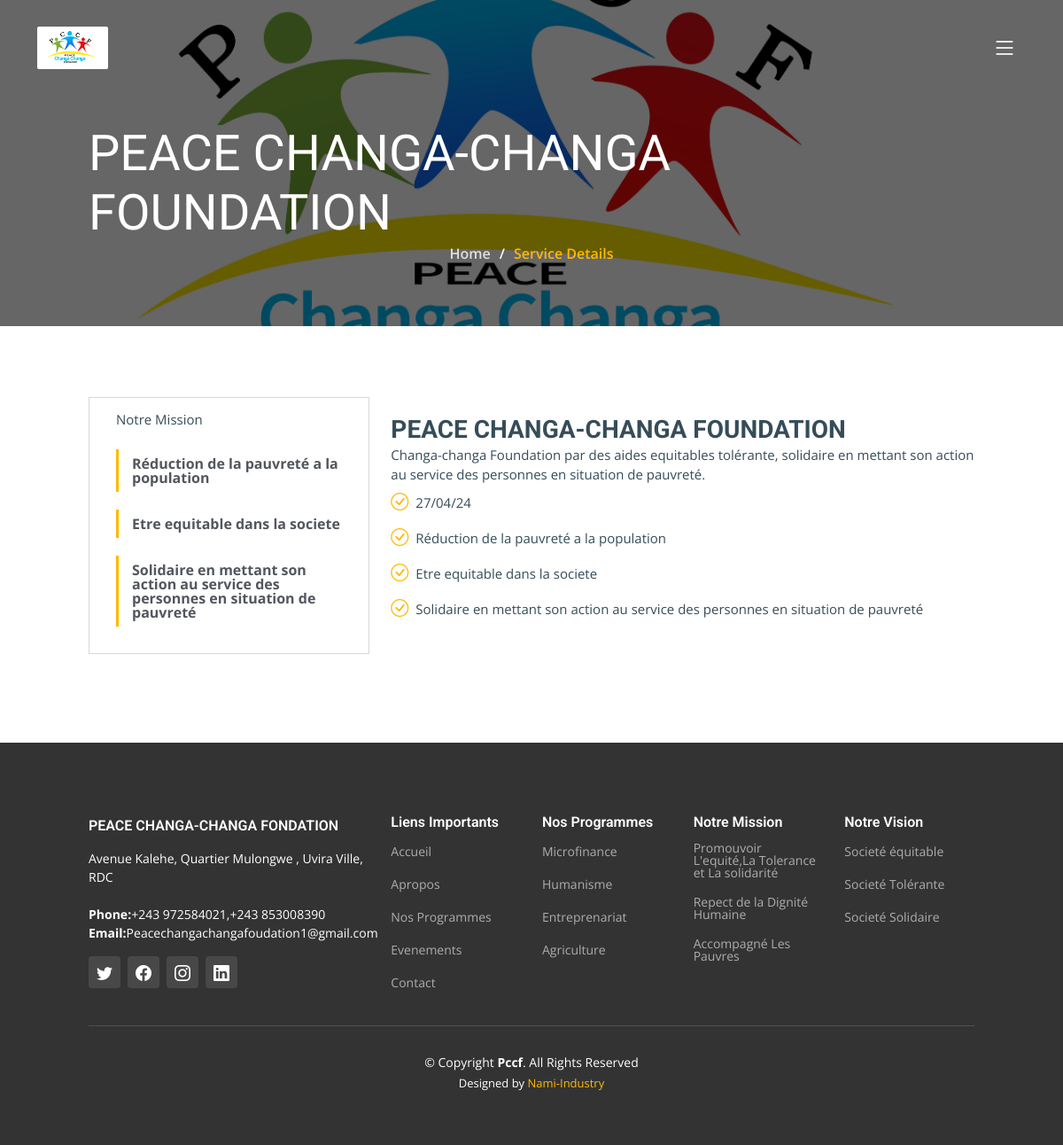
The app's page /project-detailsMicro?programdetail=2 with its own data.
### tables this page shows
CREATE TABLE `tbl_programs` (
  `id_pro` int(250) NOT NULL,
  `util_id` int(250) DEFAULT NULL,
  `titre_pro` varchar(200) DEFAULT NULL,
  `image_pro` varchar(200) DEFAULT NULL,
  `content_pro` varchar(200) DEFAULT NULL,
  `status_pro` varchar(20) DEFAULT NULL,
  `datepub_pro` varchar(20) DEFAULT NULL
);

CREATE TABLE `tbl_mission_programme` (
  `id_mp` int(250) NOT NULL,
  `id_pro` int(250) NOT NULL,
  `titre1_mp` varchar(250) NOT NULL,
  `titre2_mp` varchar(250) NOT NULL,
  `titre3_mp` varchar(250) NOT NULL,
  `titre4_mp` varchar(250) NOT NULL
);

CREATE TABLE `tbl_contact` (
  `id_co` int(250) NOT NULL,
  `email_co` varchar(222) NOT NULL,
  `address_co` varchar(222) NOT NULL,
  `numero_co` varchar(222) NOT NULL
);

### view/project-details.view.php (the view, shortened to what this page needs)
<!DOCTYPE html>
<html lang="en">
<head>
  <link href="assets/vendor/bootstrap/css/bootstrap.min.css" rel="stylesheet">
  <link href="assets/vendor/bootstrap-icons/bootstrap-icons.css" rel="stylesheet">
  <link href="assets/vendor/fontawesome-free/css/all.min.css" rel="stylesheet">
  <link href="assets/vendor/aos/aos.css" rel="stylesheet">
  <link href="assets/vendor/glightbox/css/glightbox.min.css" rel="stylesheet">
  <link href="assets/vendor/swiper/swiper-bundle.min.css" rel="stylesheet">
  <link href="assets/css/main.css" rel="stylesheet">
  <script src="https://cdn.tailwindcss.com"></script>
</head>
  <header id="header" class="header d-flex align-items-center">
    <div class="container-fluid container-xl d-flex align-items-center justify-content-between">
      <a href="index" class="">
        <div>
        <img src="assets/img/logo3.png" class="w-20 h-10 h-12 rounded-sm" alt="">
        </div>
      </a>
      <i class="mobile-nav-toggle mobile-nav-show bi bi-list"></i>
    </div>
  </header>
  <main id="main">
    <div class="breadcrumbs d-flex align-items-center" style="background-image: url('assets/img/logo3.png');">
      <div class="container position-relative d-flex flex-column align-items-center" data-aos="fade">
        <h2><?=$titre?></h2>
        <ol>
          <li><a href="index">Home</a></li>
          <li>Service Details</li>
        </ol>
      </div>
    </div>
    <section id="service-details" class="service-details">
      <div class="container" data-aos="fade-up" data-aos-delay="100">
        <div class="row gy-4">
          <div class="col-lg-4">
            <div class="services-list">
            <p class="text-lg font-italic text-lg">Notre Mission</p>
            <?php
              if($titre1 == NULL){
                ?>
                <?php
              }else{
                ?>
                  <a href="#" class="active"><?=$titre1?> </a>
                <?php
              }
              ?>
             <?php
              if($titre2 == NULL){
                ?>
                <?php
              }else{
                ?>
                  <a href="#" class="active"><?=$titre2?> </a>
                <?php
              }
              ?>
             <?php
              if($titre3 == NULL){
                ?>
                <?php
              }else{
                ?>
                  <a href="#" class="active"><?=$titre3?> </a>
                <?php
              }
              ?>
            </div>
          </div>
          <div class="col-lg-8">
            <div class="container">
                <div class="row">
                    <div class="col-12 col-lg-12">
                    </div>
                </div>
            </div>
            <h3><?=$titre?></h3>
            <p>
                <?=$content?>
            <p>
            <ul>
              <li><i class="bi bi-check-circle"></i> <span><?=$datepub?></span></li>
              <?php
              if($titre1 == NULL){
                ?>
                <?php
              }else{
                ?>
                <li><i class="bi bi-check-circle"></i> <span><?=$titre1?></span></li>
                <?php
              }
              ?>
             <?php
              if($titre2 == NULL){
                ?>
                <?php
              }else{
                ?>
                <li><i class="bi bi-check-circle"></i> <span><?=$titre2?></span></li>
                <?php
              }
              ?>
             <?php
              if($titre3 == NULL){
                ?>
                <?php
              }else{
                ?>
                <li><i class="bi bi-check-circle"></i> <span><?=$titre3?></span></li>
                <?php
              }
              ?>
            </ul>
          </div>
        </div>
      </div>
    </section>
  </main>
  <?php
  include('includes/footer.php')
  ?>

### includes/footer.php (shortened to what this page needs)
  <footer id="footer" class="footer">
    <div class="footer-content position-relative">
      <div class="container">
        <div class="row">
          <div class="col-lg-4 col-md-6">
            <div class="footer-info">
              <h4 class="text-red-200 text-lg">PEACE CHANGA-CHANGA FONDATION</h4>
              <?php
                  $recupedata=$my_bd->query("SELECT * FROM tbl_contact ORDER BY id_co LIMIT 1");
                  if($recupedata->rowCount()>0){
                  while($checkdata=$recupedata->fetch()){
                      $email_co=$checkdata['email_co'];
                      $address_co=$checkdata['address_co'];
                      $numero_co=$checkdata['numero_co'];
                ?>
                <p>
              <div>
               <?=$address_co?><br><br>
                  <strong>Phone:</strong><a href="tel:<?=$numero_co?>"><?=$numero_co?></a><br>
                  <strong>Email:</strong><a href="mailto:<?=$email_co?>" target="_blank"><?=$email_co?></a><br>
                </p>
                <div class="social-links d-flex mt-3">
                  <a href="#" class="d-flex align-items-center justify-content-center"><i class="bi bi-twitter"></i></a>
                  <a href="https://www.facebook.com/profile.php?id=100070116601772"  class="d-flex align-items-center justify-content-center" target="_blank"><i class="bi bi-facebook"></i></a>
                  <a href="#" class="d-flex align-items-center justify-content-center" target="_blank"><i class="bi bi-instagram"></i></a>
                  <a href="#" class="d-flex align-items-center justify-content-center" target="_blank"><i class="bi bi-linkedin"></i></a>
                </div>
              </div>
              <?php
                  }
                }
              ?>
            </div>
          </div>
          <div class="col-lg-2 col-md-3 footer-links">
            <h4>Liens Importants</h4>
            <ul>
            <li><a href="index.php">Accueil</a></li>
            <li><a href="apropos.php">Apropos</a></li>
            <li><a href="services.php">Nos Programmes</a></li>
            <li><a href="evenement.php">Evenements</a></li>
            <li><a href="contact.php">Contact</a></li>
          </div>
          <div class="col-lg-2 col-md-3 footer-links">
            <h4>Nos Programmes</h4>
            <ul>
              <li><a href="#">Microfinance</a></li>
              <li><a href="#">Humanisme</a></li>
              <li><a href="#">Entreprenariat</a></li>
              <li><a href="#">Agriculture</a></li>
            </ul>
          </div>
          <div class="col-lg-2 col-md-3 footer-links">
            <h4>Notre Mission</h4>
            <ul>
              <li><a href="#">Promouvoir L'equité,La Tolerance et La solidarité</a></li>
              <li><a href="#">Repect de la Dignité Humaine</a></li>
              <li><a href="#">Accompagné Les Pauvres</a></li>
            </ul>
          </div>
          <div class="col-lg-2 col-md-3 footer-links">
            <h4>Notre Vision</h4>
            <ul>
              <li><a href="#">Societé équitable</a></li>
              <li><a href="#">Societé Tolérante</a></li>
              <li><a href="#">Societé Solidaire</a></li>
            </ul>
          </div>
        </div>
      </div>
    <div class="footer-legal text-center position-relative">
      <div class="container">
        <div class="copyright">
          &copy; Copyright <strong><span>Pccf</span></strong>. All Rights Reserved
        </div>
        <div class="credits">
          Designed by <a href="mailto:nami.industry@gmail.com"target="_blank">Nami-Industry</a>
        </div>
      </div>
    </div>
  </footer>
</body>
</html>

### assets/css/main.css (style rules this page uses)
:root { --font-default: "Open Sans", system-ui, -apple-system, "Segoe UI", Roboto, "Helvetica Neue", Arial, "Noto Sans", "Liberation Sans", sans-serif, "Apple Color Emoji", "Segoe UI Emoji", "Segoe UI Symbol", "Noto Color Emoji"; --font-primary: "Roboto", sans-serif; --font-secondary: "Work Sans", sans-serif; }
:root { --color-default: #364d59; --color-primary: #feb900; --color-secondary: #52565e; }
:root { scroll-behavior: smooth; }
a { color: var(--color-primary); text-decoration: none; }
h1, h2, h3, h4, h5, h6 { font-family: var(--font-primary); }
section { padding: 80px 0; overflow: hidden; }
.breadcrumbs { padding: 140px 0 60px 0; min-height: 30vh; position: relative; background-size: cover; background-position: center; background-repeat: no-repeat; }
.breadcrumbs:before { content: ""; background-color: rgba(0, 0, 0, 0.6); position: absolute; inset: 0; }
.breadcrumbs h2 { font-size: 56px; font-weight: 500; color: #fff; font-family: var(--font-secondary); }
.breadcrumbs ol { display: flex; flex-wrap: wrap; list-style: none; padding: 0 0 10px 0; margin: 0; font-size: 16px; font-weight: 600; color: var(--color-primary); }
.breadcrumbs ol a { color: rgba(255, 255, 255, 0.8); transition: 0.3s; }
.breadcrumbs ol li+li { padding-left: 10px; }
.breadcrumbs ol li+li::before { display: inline-block; padding-right: 10px; color: #fff; content: "/"; }
.header { z-index: 997; position: absolute; padding: 30px 0; top: 0; left: 0; right: 0; }
@media (max-width: 1279px) { .mobile-nav-show { position: relative; color: #fff; font-size: 28px; cursor: pointer; line-height: 0; transition: 0.5s; z-index: 9999; padding-right: 10px; } }
.service-details .services-list { padding: 10px 30px; border: 1px solid #d5d7da; margin-bottom: 20px; }
.service-details .services-list a { display: block; line-height: 1; padding: 8px 0 8px 15px; border-left: 3px solid #d9e3e8; margin: 20px 0; color: var(--color-secondary); transition: 0.3s; }
.service-details .services-list a.active { font-weight: 700; border-color: var(--color-primary); }
.service-details h3 { font-size: 28px; font-weight: 700; }
.service-details p { font-size: 15px; }
.service-details ul { list-style: none; padding: 0; font-size: 15px; }
.service-details ul li { padding: 5px 0; display: flex; align-items: center; }
.service-details ul i { font-size: 20px; margin-right: 8px; color: var(--color-primary); }
.footer { color: #fff; background-size: cover; font-size: 14px; padding: 80px 0 60px 0; position: relative; }
.footer:before { content: ""; background: rgba(0, 0, 0, 0.8); position: absolute; inset: 0; }
.footer .footer-content .footer-info { margin-bottom: 30px; }
.footer .footer-content .footer-info p { font-size: 14px; line-height: 24px; margin-bottom: 0; font-family: var(--font-primary); color: #fff; }
.footer .footer-content .social-links a { font-size: 18px; display: inline-block; background: rgba(255, 255, 255, 0.1); color: #fff; line-height: 1; margin-right: 8px; border-radius: 4px; width: 36px; height: 36px; transition: 0.3s; }
.footer .footer-content h4 { font-size: 16px; font-weight: 600; color: #fff; position: relative; padding-bottom: 12px; }
.footer .footer-content .footer-links { margin-bottom: 30px; }
.footer .footer-content .footer-links ul { list-style: none; padding: 0; margin: 0; }
.footer .footer-content .footer-links ul li { padding: 8px 0; }
.footer .footer-content .footer-links ul li:first-child { padding-top: 0; }
.footer .footer-content .footer-links ul a { color: rgba(255, 255, 255, 0.6); transition: 0.3s; display: inline-block; line-height: 1; }
.footer .footer-legal .copyright { padding-top: 30px; border-top: 1px solid rgba(255, 255, 255, 0.15); }
.footer .footer-legal .credits { padding-top: 4px; font-size: 13px; color: #fff; }
.footer .footer-legal .credits a { color: var(--color-primary); }

### records on screen
tbl_programs: titre_pro "PEACE CHANGA-CHANGA FOUNDATION", content_pro "Changa-changa Foundation par des aides equitables tolérante, solidaire en mettant son action au service des personnes en situation de pauvreté.", datepub_pro "27/04/24"
tbl_mission_programme: titre1_mp "Réduction de la pauvreté a la population", titre2_mp "Etre equitable dans la societe", titre3_mp "Solidaire en mettant son action au service des personnes en situation de pauvreté"
tbl_contact: address_co "Avenue Kalehe, Quartier Mulongwe , Uvira Ville, RDC", numero_co "+243 972584021,+243 853008390", email_co "Peacechangachangafoudation1@gmail.com"
